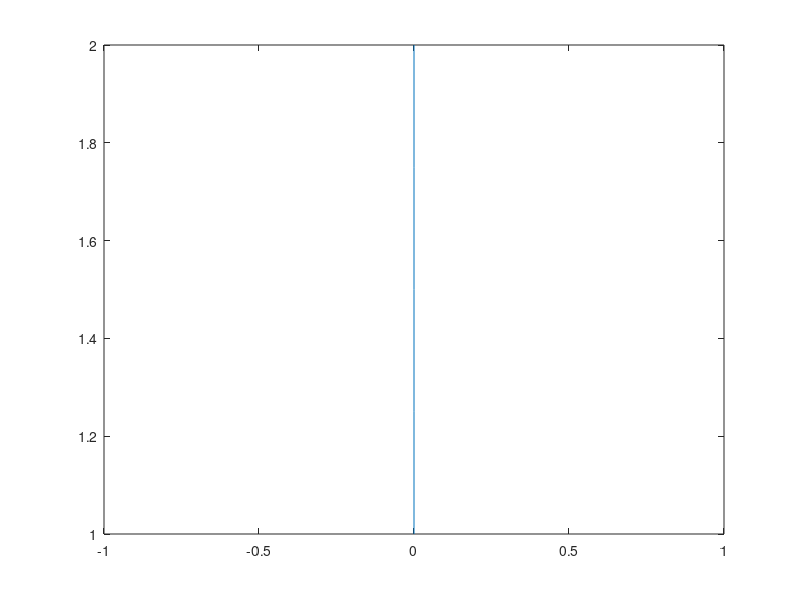

Source code (MATLAB):

mu = [0.1; 0.2; 0.15];  
C = 100*[0.005,-0.010,0.004;
         -0.010,0.040,-0.002;
         0.004,-0.002,0.023];
p=5;
M = linspace(1,2,p);
V = zeros(1,p);
for j=1:p
    ret = M(j);
    w = quadprog(C,[],[],[],[ones(1,3);mu'],[1;M(j)],[0;0;0]);
    V(j) = w'*C*w
end

plot(V,M)